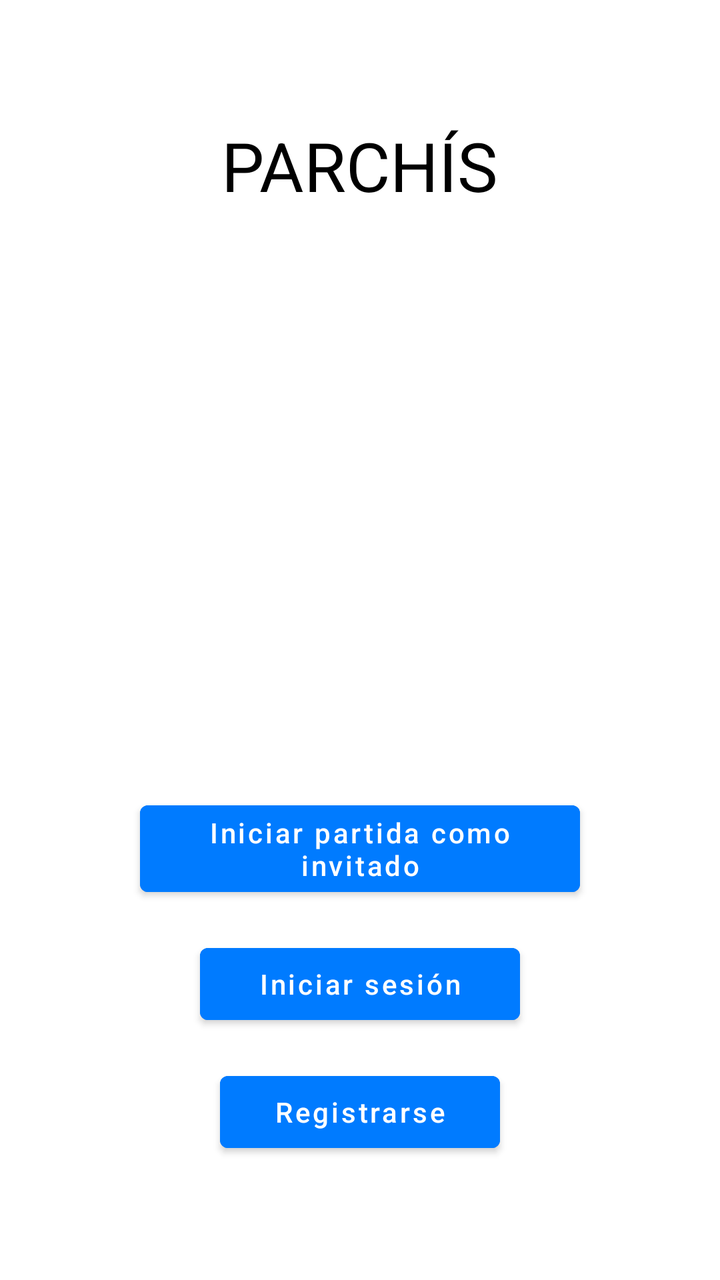
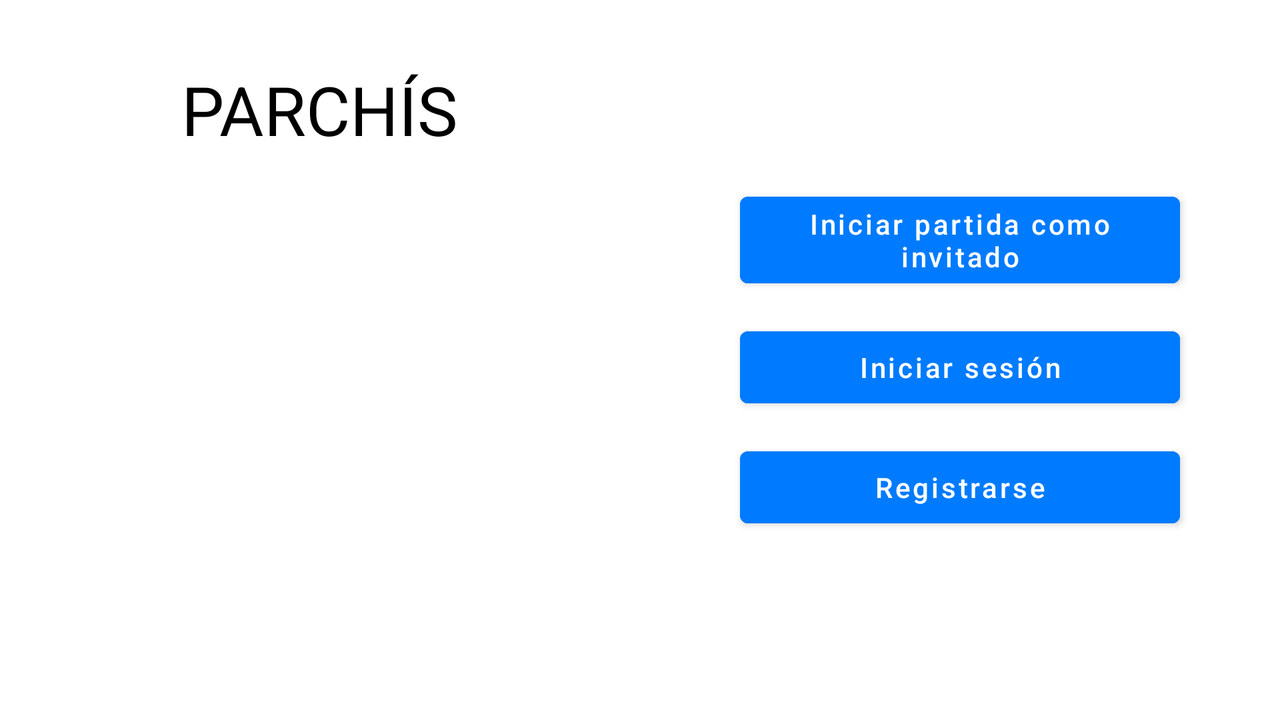

An Android layout and its configuration variant, each rendered on a device that would load it. The default file and the variant file are quoted in full after the pictures.
<!-- AndroidManifest.xml: application theme Theme.Parchis -->
<!-- res/layout/activity_main.xml -->
<?xml version="1.0" encoding="utf-8"?>

<layout xmlns:android="http://schemas.android.com/apk/res/android"
    xmlns:app="http://schemas.android.com/apk/res-auto"
    xmlns:tools="http://schemas.android.com/tools">

    <data>
        <variable
            name="viewModel"
            type="com.example.parchis.viewmodel.MainViewModel" />
    </data>

    <androidx.constraintlayout.widget.ConstraintLayout
        android:layout_width="match_parent"
        android:layout_height="match_parent"
        android:background="@color/white"
        android:fitsSystemWindows="true"
        tools:context=".view.MainActivity">

        <TextView
            android:id="@+id/textViewTitle"
            android:layout_width="wrap_content"
            android:layout_height="wrap_content"
            android:layout_marginTop="60dp"
            android:text="@string/parch_s"
            android:textColor="@color/black"
            android:textSize="34sp"
            app:layout_constraintEnd_toEndOf="parent"
            app:layout_constraintStart_toStartOf="parent"
            app:layout_constraintTop_toTopOf="parent" />

        <ImageView
            android:id="@+id/imageViewLogo"
            android:layout_width="280dp"
            android:layout_height="280dp"
            android:layout_marginTop="40dp"
            android:contentDescription="@string/logotipo_de_la_aplicaci_n"
            android:src="@drawable/logo_parchis"
            app:layout_constraintEnd_toEndOf="parent"
            app:layout_constraintStart_toStartOf="parent"
            app:layout_constraintTop_toBottomOf="@id/textViewTitle" />

        <Button
            android:id="@+id/btnGuest"
            android:layout_width="220dp"
            android:layout_height="wrap_content"
            android:layout_marginBottom="16dp"
            android:backgroundTint="@color/blue"
            android:text="@string/iniciar_partida_como_invitado"
            android:textAllCaps="false"
            app:layout_constraintBottom_toTopOf="@+id/btnLogin"
            app:layout_constraintEnd_toEndOf="parent"
            app:layout_constraintStart_toStartOf="parent" />

        <Button
            android:id="@+id/btnLogin"
            android:layout_width="160dp"
            android:layout_height="wrap_content"
            android:layout_marginBottom="16dp"
            android:backgroundTint="@color/blue"
            android:text="@string/iniciar_sesi_n"
            android:textAllCaps="false"
            app:layout_constraintBottom_toTopOf="@+id/btnRegister"
            app:layout_constraintEnd_toEndOf="parent"
            app:layout_constraintStart_toStartOf="parent" />

        <Button
            android:id="@+id/btnRegister"
            android:layout_width="140dp"
            android:layout_height="wrap_content"
            android:layout_marginBottom="60dp"
            android:backgroundTint="@color/blue"
            android:text="@string/registrarse"
            android:textAllCaps="false"
            app:layout_constraintBottom_toBottomOf="parent"
            app:layout_constraintEnd_toEndOf="parent"
            app:layout_constraintStart_toStartOf="parent" />

    </androidx.constraintlayout.widget.ConstraintLayout>
</layout>
<!-- resources referenced by this layout -->
<resources>
  <color name="black">#FF000000</color>
  <color name="blue">#FF007BFF</color>
  <color name="white">#FFFFFFFF</color>
  <string name="iniciar_partida_como_invitado">Iniciar partida como invitado</string>
  <string name="iniciar_sesi_n">Iniciar sesión</string>
  <string name="logotipo_de_la_aplicaci_n">Logotipo de la aplicación</string>
  <string name="parch_s">PARCHÍS</string>
  <string name="registrarse">Registrarse</string>
  <style name="Theme.Parchis" parent="Theme.MaterialComponents.DayNight.NoActionBar">
          
          <item name="colorPrimary">@color/purple_500</item>
          <item name="colorPrimaryVariant">@color/purple_700</item>
          <item name="colorOnPrimary">@color/white</item>
          
          <item name="colorSecondary">@color/teal_200</item>
          <item name="colorSecondaryVariant">@color/teal_700</item>
          <item name="colorOnSecondary">@color/black</item>
      </style>
  <color name="purple_500">#FF6200EE</color>
  <color name="purple_700">#FF3700B3</color>
  <color name="teal_200">#FF03DAC5</color>
  <color name="teal_700">#FF018786</color>
</resources>
<!-- res/layout-land/activity_main.xml (the repository's variant of the layout above) -->
<!-- drawn on the phone turned sideways -->
<?xml version="1.0" encoding="utf-8"?>
<layout xmlns:android="http://schemas.android.com/apk/res/android"
    xmlns:app="http://schemas.android.com/apk/res-auto"
    xmlns:tools="http://schemas.android.com/tools">

    <data>
        <variable
            name="viewModel"
            type="com.example.parchis.viewmodel.MainViewModel" />
    </data>

    <androidx.constraintlayout.widget.ConstraintLayout
        android:layout_width="match_parent"
        android:layout_height="match_parent"
        android:background="@color/white"
        android:fitsSystemWindows="true"
        tools:context=".view.MainFragment">

        <androidx.constraintlayout.widget.Guideline
            android:id="@+id/guideline"
            android:layout_width="wrap_content"
            android:layout_height="wrap_content"
            android:orientation="vertical"
            app:layout_constraintGuide_percent="0.5" />

        <TextView
            android:id="@+id/textViewTitle"
            android:layout_width="wrap_content"
            android:layout_height="wrap_content"
            android:layout_marginTop="32dp"
            android:text="@string/parch_s"
            android:textColor="@color/black"
            android:textSize="34sp"
            app:layout_constraintEnd_toStartOf="@+id/guideline"
            app:layout_constraintStart_toStartOf="parent"
            app:layout_constraintTop_toTopOf="parent" />

        <ImageView
            android:id="@+id/imageViewLogo"
            android:layout_width="0dp"
            android:layout_height="0dp"
            android:layout_margin="24dp"
            android:contentDescription="@string/logotipo_de_la_aplicaci_n"
            android:src="@drawable/logo_parchis"
            app:layout_constraintBottom_toBottomOf="parent"
            app:layout_constraintEnd_toStartOf="@+id/guideline"
            app:layout_constraintStart_toStartOf="parent"
            app:layout_constraintTop_toBottomOf="@id/textViewTitle" />

        <LinearLayout
            android:layout_width="0dp"
            android:layout_height="wrap_content"
            android:gravity="center"
            android:orientation="vertical"
            android:padding="16dp"
            app:layout_constraintBottom_toBottomOf="parent"
            app:layout_constraintEnd_toEndOf="parent"
            app:layout_constraintStart_toEndOf="@id/guideline"
            app:layout_constraintTop_toTopOf="parent">

            <Button
                android:id="@+id/btnGuest"
                android:layout_width="220dp"
                android:layout_height="wrap_content"
                android:layout_marginBottom="12dp"
                android:backgroundTint="@color/blue"
                android:text="@string/iniciar_partida_como_invitado"
                android:textAllCaps="false" />

            <Button
                android:id="@+id/btnLogin"
                android:layout_width="220dp"
                android:layout_height="wrap_content"
                android:layout_marginBottom="12dp"
                android:backgroundTint="@color/blue"
                android:text="@string/iniciar_sesi_n"
                android:textAllCaps="false" />

            <Button
                android:id="@+id/btnRegister"
                android:layout_width="220dp"
                android:layout_height="wrap_content"
                android:backgroundTint="@color/blue"
                android:text="@string/registrarse"
                android:textAllCaps="false" />

        </LinearLayout>

    </androidx.constraintlayout.widget.ConstraintLayout>
</layout>
